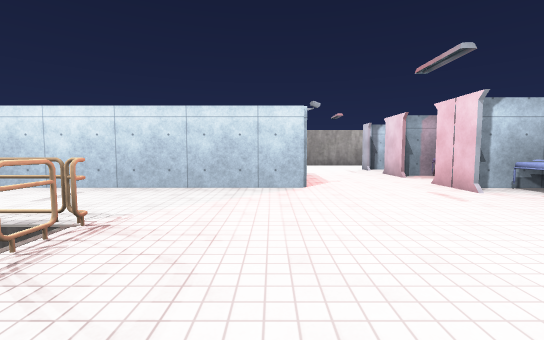
View 1 (above)

18 first-person views from a walk through a scene from a Unity 3-D project. The camera is 1.3 m above the floor, tilts 4° down and sees 90° across. The floor is counted in squares, 2 m on a side. Each view is taken from the middle of a square. On the plan, view 1 faces up. The plan holds only what a view shows up to about 9 squares ahead; the rest is blank. The player is left out. Door leaves are left out, so doorways stand open. Some surface patterns are stand-ins.

View 2
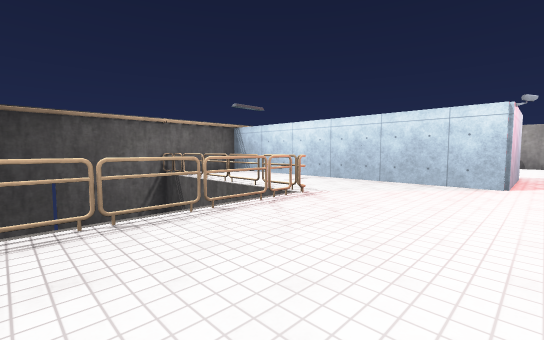

View 3
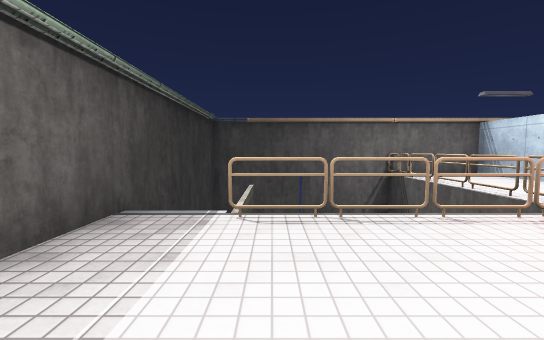

View 4
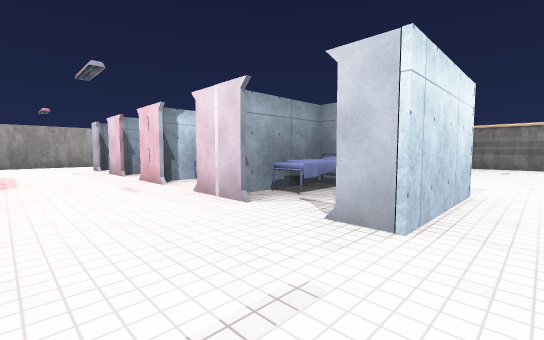

View 5
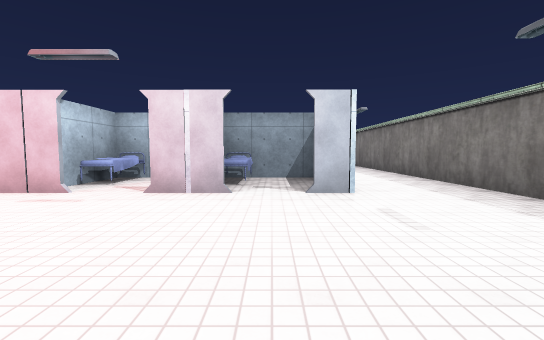

View 6
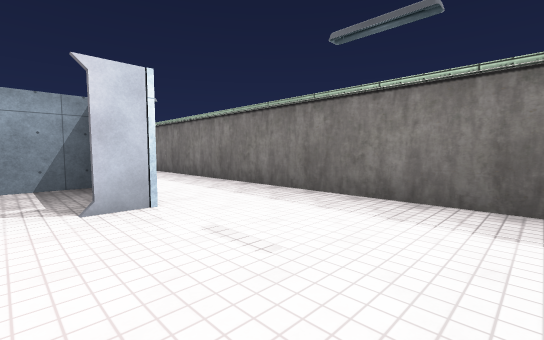

View 7
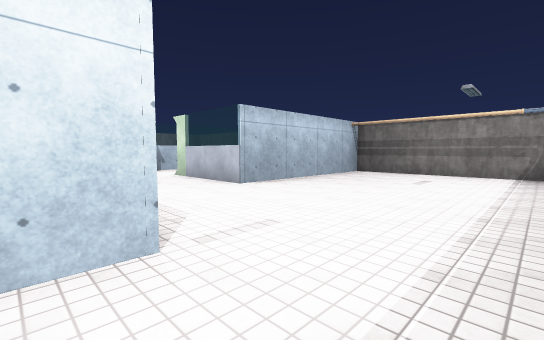

View 8
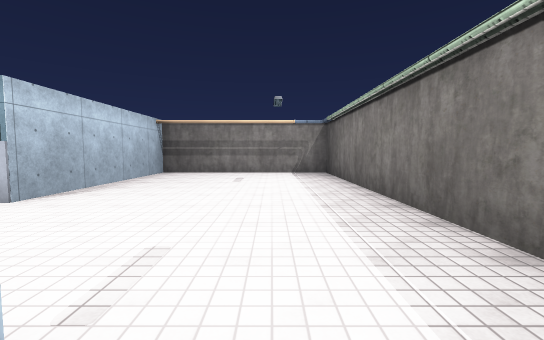

View 9
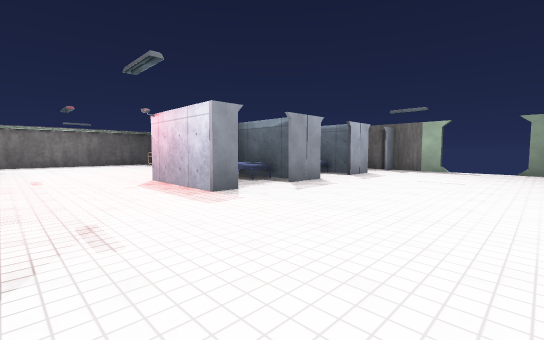

View 10
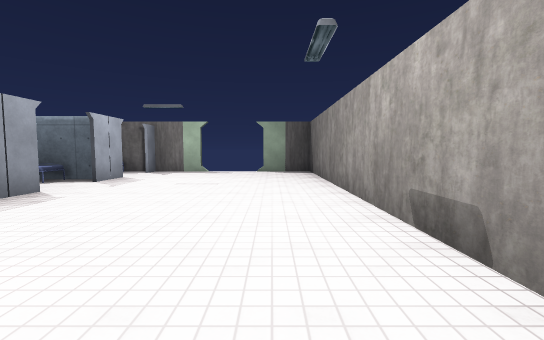

View 11
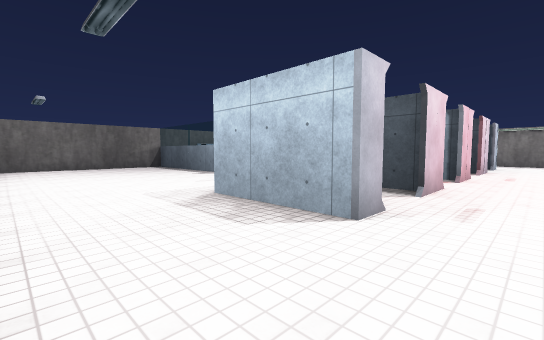

View 12
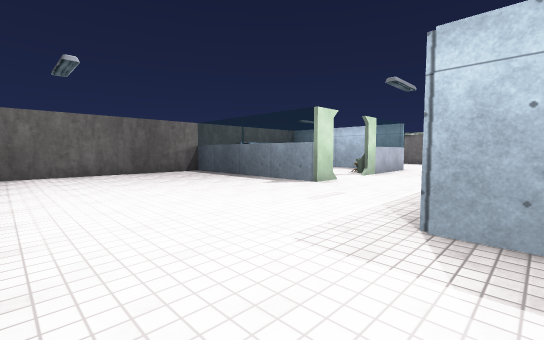

View 13
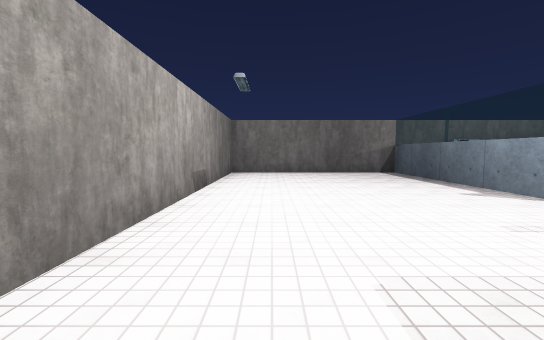

View 14
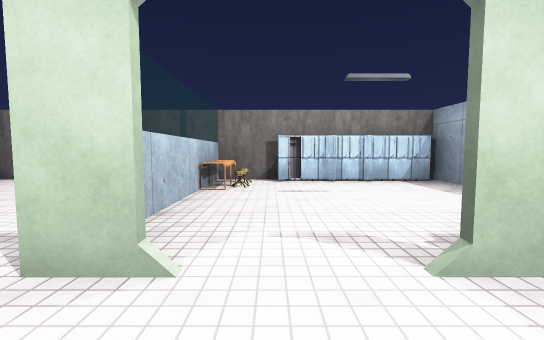

View 15
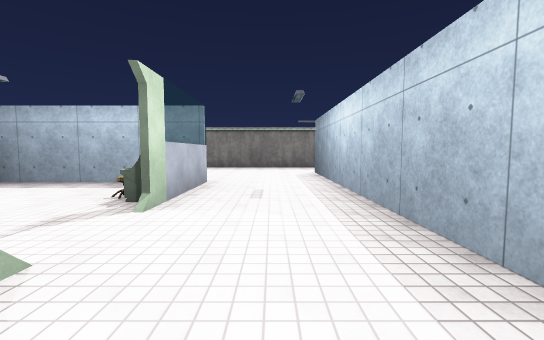

View 16
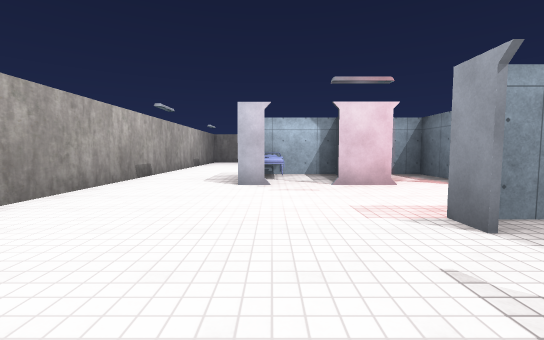

View 17
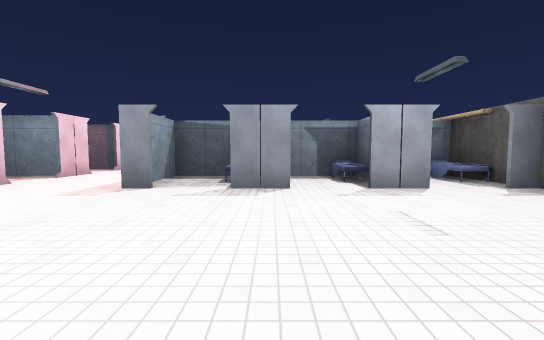

View 18
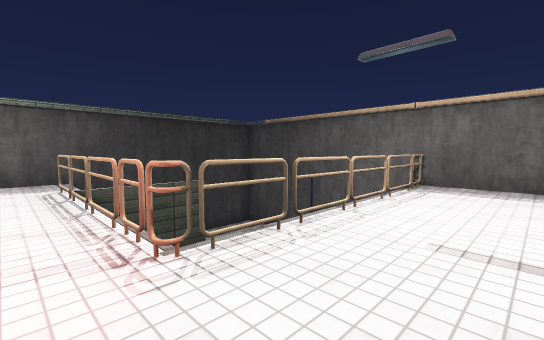

### Floor plan
Key: @ floor where view 1 was taken; # wall or solid block; x gap in a wall; . main floor; - floor 3.25 m lower than the main floor; / step, stairs or slope; D open door; = window, fence, low wall or low ledge; B bed; C console; L locker; T table; O other object.
Columns run from 7 left of view 1 to 14 right of it. Each row starts with its distance up from view 1.
 13 ######################
 12 #....................#
 11 x....................#
 10 D....................#
  9 D.........DBB#.......#
  8 #.........D..#.....O.#
  7 #DD#D#DD#..#O#.#===TO
  6 BB.B.#B##.D..#.D....L
  5 #########..###.D#...L
  4 #.........DBB#.=C...L
  3 #.........D  #.=O...L
  2 #----O....##B#.=######
  1 #    O....D..#.......#
  0 #    O.@..####.......#
 -1 #  ##O...............#
 -2 #--  /...............#
 -3 ######################

Positions as (right, up) in squares from view 1, and headings:
1: (0, 0), facing up
2: (1, -1), facing up-left
3: (1, -1), facing left
4: (1, -1), facing up-right
5: (-1, 1), facing right
6: (0, 1), facing down-right
7: (5, -2), facing up-right
8: (5, -1), facing right
9: (3, 11), facing down-left
10: (2, 11), facing left
11: (2, 12), facing down-right
12: (5, 12), facing down-right
13: (5, 11), facing right
14: (7, 6), facing right
15: (7, 8), facing down
16: (-2, 9), facing right
17: (-2, 12), facing down
18: (-1, 4), facing down-left
